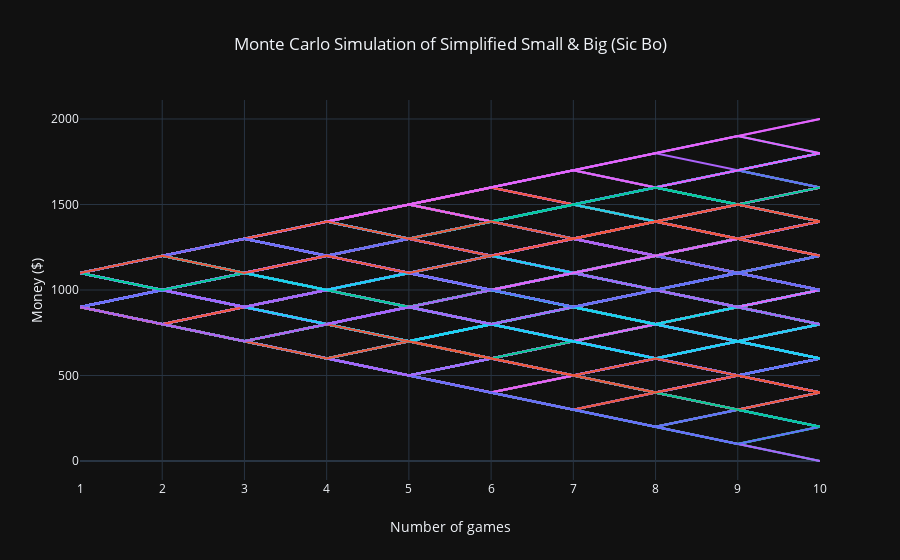

This figure's notebook cell:
### Code cell
pyo.iplot(go.Figure(data2, layout))
